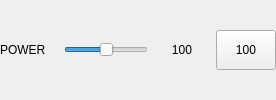
            <widget class="QWidget" name="widget" native="true">
             <layout class="QHBoxLayout" name="horizontalLayout_17" stretch="0,0,0,0">
              <property name="spacing">
               <number>4</number>
              </property>
              <property name="leftMargin">
               <number>0</number>
              </property>
              <property name="topMargin">
               <number>0</number>
              </property>
              <property name="rightMargin">
               <number>0</number>
              </property>
              <property name="bottomMargin">
               <number>0</number>
              </property>
              <item>
               <widget class="QLabel" name="label_23">
                <property name="minimumSize">
                 <size>
                  <width>60</width>
                  <height>40</height>
                 </size>
                </property>
                <property name="maximumSize">
                 <size>
                  <width>60</width>
                  <height>40</height>
                 </size>
                </property>
                <property name="text">
                 <string>POWER</string>
                </property>
               </widget>
              </item>
              <item>
               <widget class="Slider" name="slider_power">
                <property name="minimumSize">
                 <size>
                  <width>0</width>
                  <height>20</height>
                 </size>
                </property>
                <property name="maximumSize">
                 <size>
                  <width>16777215</width>
                  <height>20</height>
                 </size>
                </property>
                <property name="maximum">
                 <number>100</number>
                </property>
                <property name="pageStep">
                 <number>10</number>
                </property>
                <property name="value">
                 <number>50</number>
                </property>
                <property name="orientation">
                 <enum>Qt::Horizontal</enum>
                </property>
               </widget>
              </item>
              <item>
               <widget class="QLabel" name="label_29">
                <property name="minimumSize">
                 <size>
                  <width>60</width>
                  <height>40</height>
                 </size>
                </property>
                <property name="maximumSize">
                 <size>
                  <width>60</width>
                  <height>40</height>
                 </size>
                </property>
                <property name="text">
                 <string>100</string>
                </property>
                <property name="alignment">
                 <set>Qt::AlignCenter</set>
                </property>
               </widget>
              </item>
              <item>
               <widget class="ActionButton" name="actionbutton">
                <property name="minimumSize">
                 <size>
                  <width>60</width>
                  <height>40</height>
                 </size>
                </property>
                <property name="maximumSize">
                 <size>
                  <width>60</width>
                  <height>40</height>
                 </size>
                </property>
                <property name="text">
                 <string>100</string>
                </property>
               </widget>
              </item>
             </layout>
            </widget>
